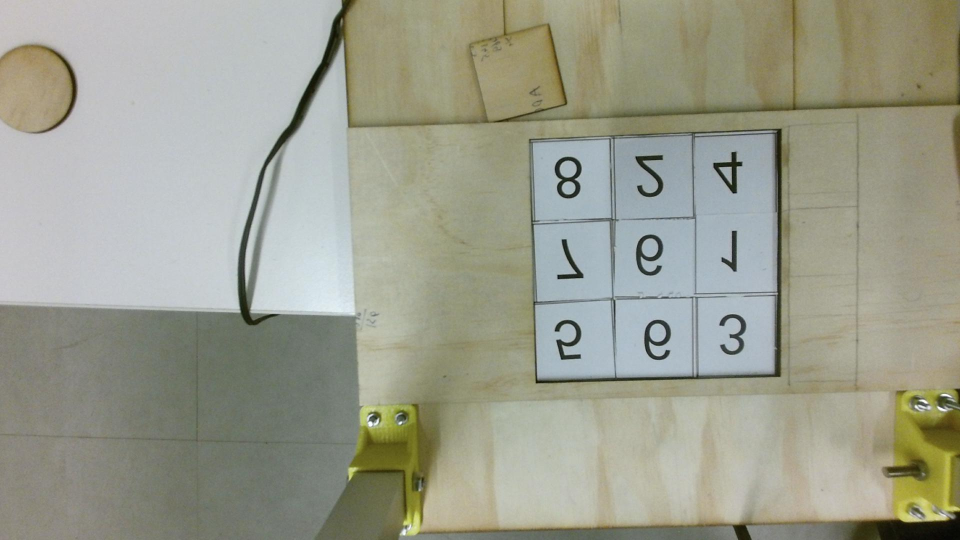
%> input picture Mohammad/TestImage.jpg, 1920 x 1080 px (shown at 1/2 size)
$ octave --eval "result = getGrids(imread('TestImage.jpg'));"   (GNU Octave 9; MATLAB toolbox functions it lacks are replaced by stand-ins)
%> lines starting %> are read from the running program, lines starting %| are printed output that depends on the picture
function [Ir] = getGrids(x)
I = x;
%> I is the input picture: size 1080x1920x3 uint8; mean R, G, B 155.4, 157, 141.6
idisp(I)
%> (this line was passed over: idisp is not available in this run)
I2 = imcrop(I,[1040 263 500 500]); %[initial u ,initial v,Length, width]
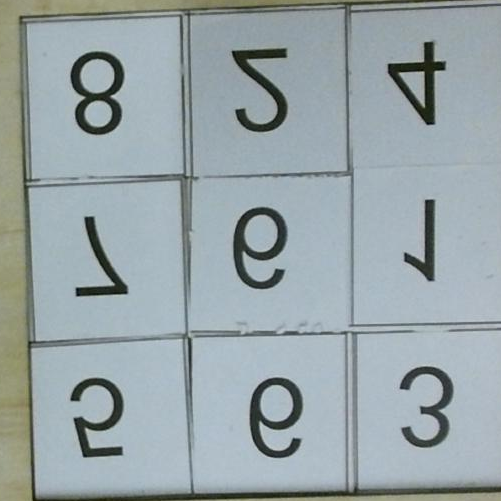
%> I2: size 501x501x3 uint8; mean R, G, B 152, 164.2, 167.5
% subplot(1,2,1)
figure;
idisp(I)
%> (this line was passed over: idisp is not available in this run)
title('Original Image')
% subplot(1,2,2)
figure;
idisp(I2)
%> (this line was passed over: idisp is not available in this run)
title('Cropped Image')
s = I2;
I = imrotate(s,180);
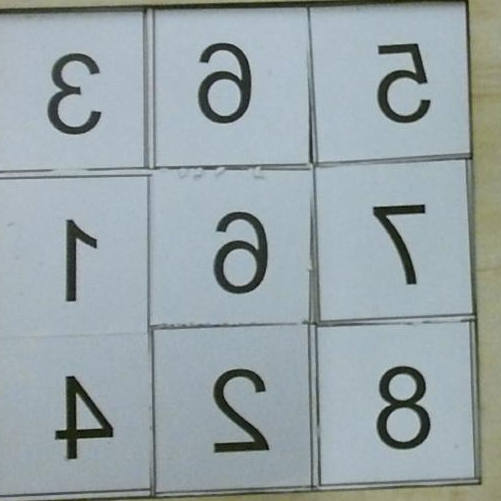
%> I: size 501x501x3 uint8; mean R, G, B 152, 164.2, 167.5; mean of the top-left, top-right, bottom-left and bottom-right quarters 167.8, 163.2, 157.6, 156.4
subplot(2,2,1)
imshow(I)
title 'original image'
% Flip left/right:
Ir = flip(I,2);
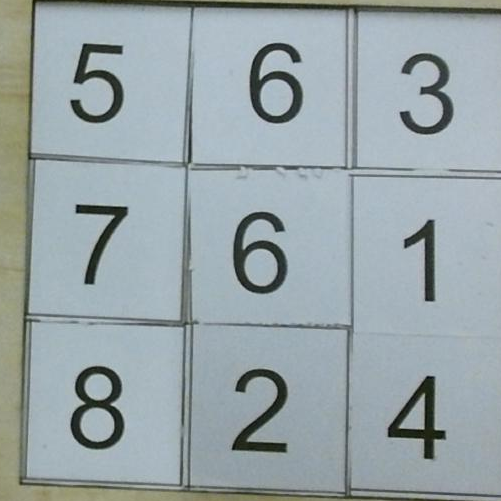
%> Ir: size 501x501x3 uint8; mean R, G, B 152, 164.2, 167.5; mean of the top-left, top-right, bottom-left and bottom-right quarters 163.2, 167.8, 156.5, 157.5
subplot(2,2,2)
imshow(Ir)
title 'flipped image'
% Join the original and flipped images:
IIr = horzcat(I,Ir);
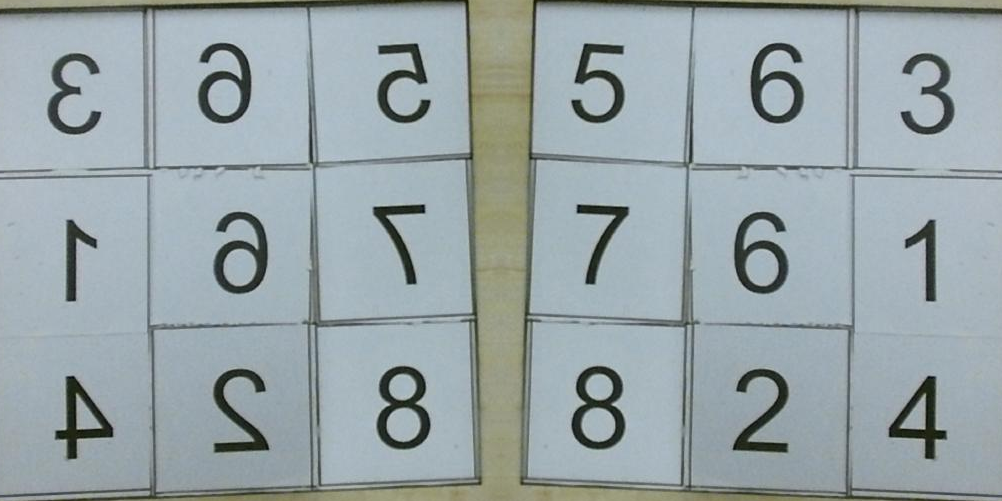
%> IIr: size 501x1002x3 uint8; mean R, G, B 152, 164.2, 167.5
subplot(2,2,3:4)
imshow(IIr)
title 'joined images'
end

$ run again, on Mohammad/cali.jpg
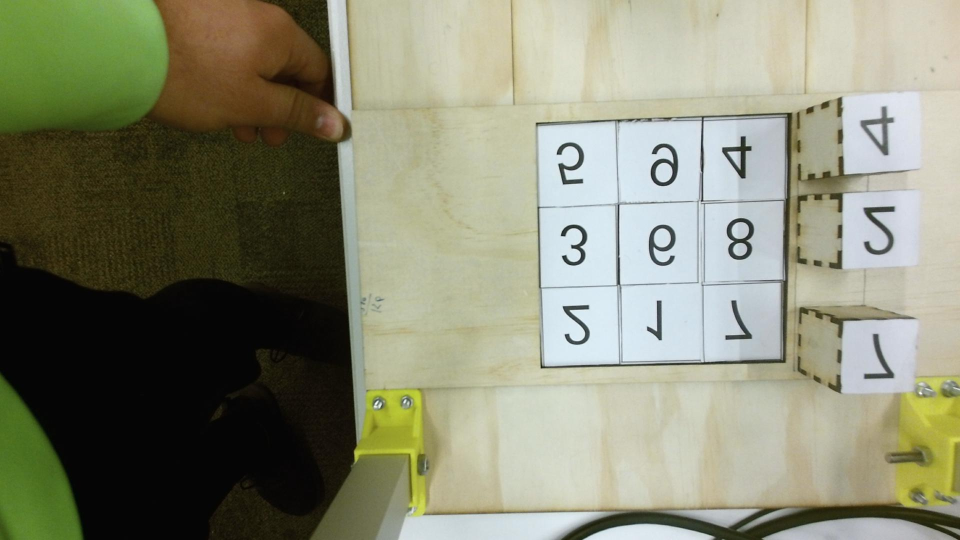
%> input picture Mohammad/cali.jpg, 1920 x 1080 px (shown at 1/2 size)
%> in getGrids, I is the input picture: size 1080x1920x3 uint8; mean R, G, B 135.5, 137.3, 115.5
%> I: size 501x501x3 uint8
%> in getGrids, `Ir = flip(I,2);`:
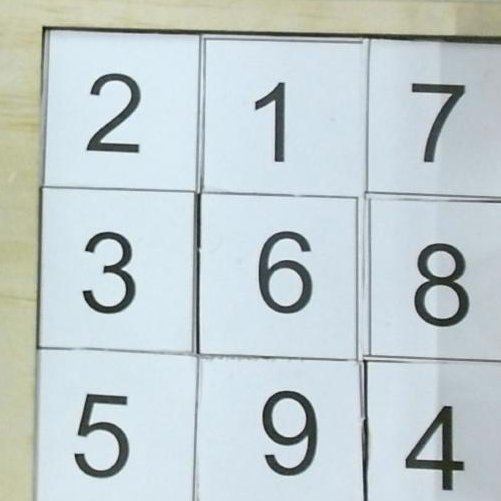
%> Ir: size 501x501x3 uint8; mean R, G, B 193.7, 205.4, 207.4; mean of the top-left, top-right, bottom-left and bottom-right quarters 206.4, 198.3, 209.8, 194.1
%> in getGrids, `IIr = horzcat(I,Ir);`:
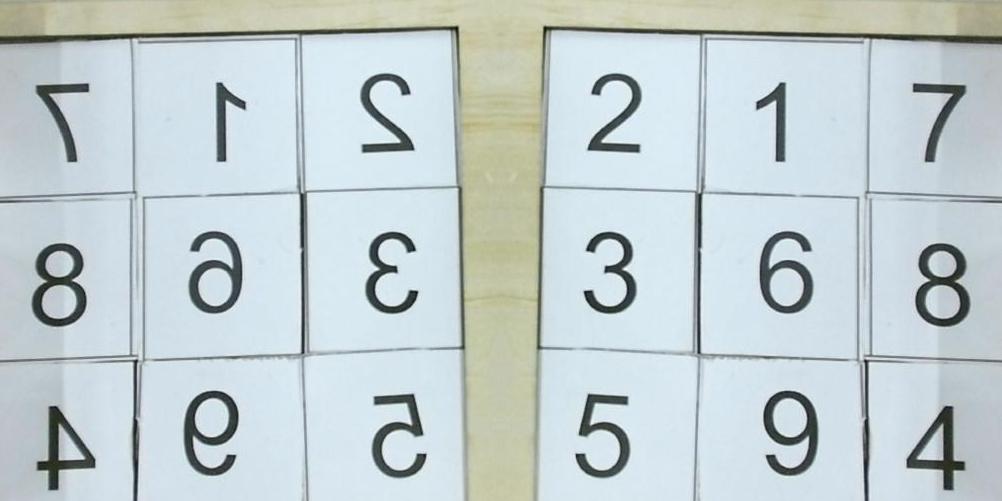
%> IIr: size 501x1002x3 uint8; mean R, G, B 193.7, 205.4, 207.4
